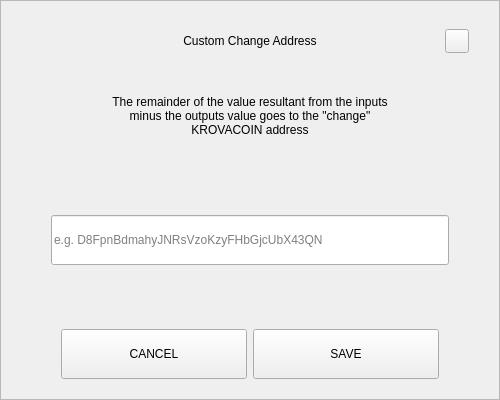
<?xml version="1.0" encoding="UTF-8"?>
<ui version="4.0">
 <class>SendChangeAddressDialog</class>
 <widget class="QDialog" name="SendChangeAddressDialog">
  <property name="geometry">
   <rect>
    <x>0</x>
    <y>0</y>
    <width>500</width>
    <height>400</height>
   </rect>
  </property>
  <property name="windowTitle">
   <string notr="true">N/A</string>
  </property>
  <layout class="QVBoxLayout" name="verticalLayout">
   <property name="spacing">
    <number>0</number>
   </property>
   <property name="leftMargin">
    <number>0</number>
   </property>
   <property name="topMargin">
    <number>0</number>
   </property>
   <property name="rightMargin">
    <number>0</number>
   </property>
   <property name="bottomMargin">
    <number>0</number>
   </property>
   <item>
    <widget class="QFrame" name="frame">
     <property name="styleSheet">
      <string notr="true"/>
     </property>
     <property name="frameShape">
      <enum>QFrame::StyledPanel</enum>
     </property>
     <property name="frameShadow">
      <enum>QFrame::Raised</enum>
     </property>
     <layout class="QVBoxLayout" name="verticalLayout_2" stretch="0,0,0,0,0,0,0">
      <property name="spacing">
       <number>0</number>
      </property>
      <property name="leftMargin">
       <number>30</number>
      </property>
      <property name="topMargin">
       <number>20</number>
      </property>
      <property name="rightMargin">
       <number>30</number>
      </property>
      <property name="bottomMargin">
       <number>20</number>
      </property>
      <item>
       <layout class="QHBoxLayout" name="horizontalLayout_3">
        <property name="spacing">
         <number>0</number>
        </property>
        <item>
         <spacer name="horizontalSpacer_2">
          <property name="orientation">
           <enum>Qt::Horizontal</enum>
          </property>
          <property name="sizeHint" stdset="0">
           <size>
            <width>40</width>
            <height>20</height>
           </size>
          </property>
         </spacer>
        </item>
        <item>
         <widget class="QLabel" name="labelTitle">
          <property name="minimumSize">
           <size>
            <width>0</width>
            <height>40</height>
           </size>
          </property>
          <property name="maximumSize">
           <size>
            <width>16777215</width>
            <height>40</height>
           </size>
          </property>
          <property name="styleSheet">
           <string notr="true">padding-left:24px;</string>
          </property>
          <property name="text">
           <string>Custom Change Address</string>
          </property>
          <property name="alignment">
           <set>Qt::AlignCenter</set>
          </property>
          <property name="margin">
           <number>7</number>
          </property>
         </widget>
        </item>
        <item>
         <spacer name="horizontalSpacer">
          <property name="orientation">
           <enum>Qt::Horizontal</enum>
          </property>
          <property name="sizeHint" stdset="0">
           <size>
            <width>40</width>
            <height>20</height>
           </size>
          </property>
         </spacer>
        </item>
        <item>
         <widget class="QPushButton" name="btnEsc">
          <property name="minimumSize">
           <size>
            <width>24</width>
            <height>24</height>
           </size>
          </property>
          <property name="maximumSize">
           <size>
            <width>24</width>
            <height>24</height>
           </size>
          </property>
          <property name="focusPolicy">
           <enum>Qt::NoFocus</enum>
          </property>
          <property name="text">
           <string/>
          </property>
         </widget>
        </item>
       </layout>
      </item>
      <item>
       <spacer name="verticalSpacer_2">
        <property name="orientation">
         <enum>Qt::Vertical</enum>
        </property>
        <property name="sizeType">
         <enum>QSizePolicy::Fixed</enum>
        </property>
        <property name="sizeHint" stdset="0">
         <size>
          <width>20</width>
          <height>20</height>
         </size>
        </property>
       </spacer>
      </item>
      <item alignment="Qt::AlignHCenter">
       <widget class="QLabel" name="labelMessage">
        <property name="minimumSize">
         <size>
          <width>0</width>
          <height>70</height>
         </size>
        </property>
        <property name="text">
         <string>The remainder of the value resultant from the inputs minus the outputs value goes to the &quot;change&quot; KROVACOIN address</string>
        </property>
        <property name="alignment">
         <set>Qt::AlignCenter</set>
        </property>
        <property name="wordWrap">
         <bool>true</bool>
        </property>
       </widget>
      </item>
      <item>
       <spacer name="verticalSpacer_3">
        <property name="orientation">
         <enum>Qt::Vertical</enum>
        </property>
        <property name="sizeHint" stdset="0">
         <size>
          <width>20</width>
          <height>40</height>
         </size>
        </property>
       </spacer>
      </item>
      <item>
       <layout class="QHBoxLayout" name="horizontalLayout_2">
        <property name="spacing">
         <number>0</number>
        </property>
        <property name="leftMargin">
         <number>20</number>
        </property>
        <property name="rightMargin">
         <number>20</number>
        </property>
        <item>
         <widget class="QLineEdit" name="lineEditAddress">
          <property name="minimumSize">
           <size>
            <width>0</width>
            <height>50</height>
           </size>
          </property>
          <property name="placeholderText">
           <string notr="true">e.g. D8FpnBdmahyJNRsVzoKzyFHbGjcUbX43QN</string>
          </property>
         </widget>
        </item>
       </layout>
      </item>
      <item>
       <spacer name="verticalSpacer">
        <property name="orientation">
         <enum>Qt::Vertical</enum>
        </property>
        <property name="sizeHint" stdset="0">
         <size>
          <width>20</width>
          <height>40</height>
         </size>
        </property>
       </spacer>
      </item>
      <item>
       <layout class="QHBoxLayout" name="horizontalLayout" stretch="2,2">
        <property name="spacing">
         <number>6</number>
        </property>
        <property name="leftMargin">
         <number>30</number>
        </property>
        <property name="rightMargin">
         <number>30</number>
        </property>
        <item>
         <widget class="QPushButton" name="btnCancel">
          <property name="minimumSize">
           <size>
            <width>180</width>
            <height>50</height>
           </size>
          </property>
          <property name="focusPolicy">
           <enum>Qt::NoFocus</enum>
          </property>
          <property name="text">
           <string>CANCEL</string>
          </property>
         </widget>
        </item>
        <item>
         <widget class="QPushButton" name="btnSave">
          <property name="minimumSize">
           <size>
            <width>180</width>
            <height>50</height>
           </size>
          </property>
          <property name="focusPolicy">
           <enum>Qt::NoFocus</enum>
          </property>
          <property name="text">
           <string>SAVE</string>
          </property>
         </widget>
        </item>
       </layout>
      </item>
     </layout>
    </widget>
   </item>
  </layout>
 </widget>
 <resources/>
 <connections/>
</ui>
